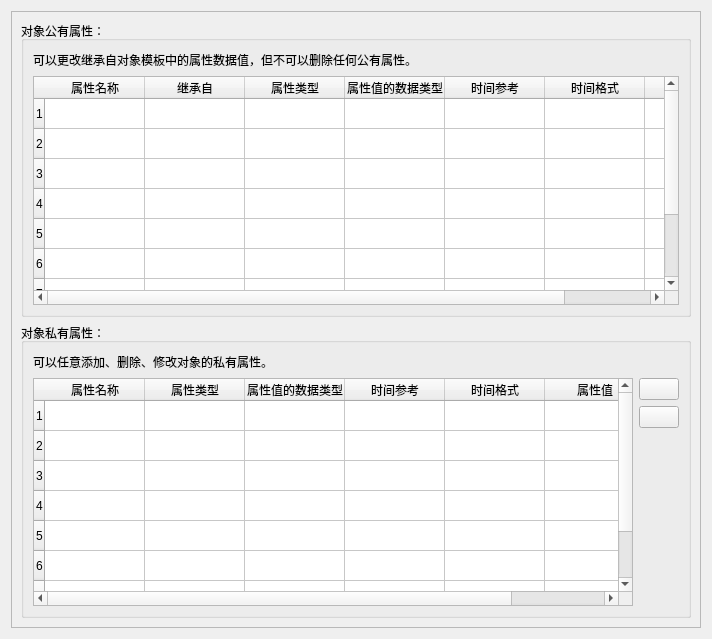
<?xml version="1.0" encoding="UTF-8"?>
<ui version="4.0">
 <class>ObjectClassAttributeWidget</class>
 <widget class="QWidget" name="ObjectClassAttributeWidget">
  <property name="geometry">
   <rect>
    <x>0</x>
    <y>0</y>
    <width>712</width>
    <height>639</height>
   </rect>
  </property>
  <property name="windowTitle">
   <string>对象类属性特征</string>
  </property>
  <layout class="QGridLayout" name="gridLayout_4">
   <item row="0" column="0">
    <widget class="QScrollArea" name="scrollArea">
     <property name="widgetResizable">
      <bool>true</bool>
     </property>
     <widget class="QWidget" name="scrollAreaWidgetContents">
      <property name="geometry">
       <rect>
        <x>0</x>
        <y>0</y>
        <width>692</width>
        <height>619</height>
       </rect>
      </property>
      <layout class="QGridLayout" name="gridLayout_3">
       <item row="0" column="0">
        <layout class="QVBoxLayout" name="verticalLayout_4">
         <item>
          <widget class="QGroupBox" name="groupBox">
           <property name="title">
            <string>对象公有属性：</string>
           </property>
           <layout class="QGridLayout" name="gridLayout">
            <item row="0" column="0">
             <layout class="QVBoxLayout" name="verticalLayout">
              <item>
               <layout class="QHBoxLayout" name="horizontalLayout">
                <item>
                 <widget class="QLabel" name="label">
                  <property name="text">
                   <string>可以更改继承自对象模板中的属性数据值，但不可以删除任何公有属性。</string>
                  </property>
                 </widget>
                </item>
                <item>
                 <spacer name="horizontalSpacer">
                  <property name="orientation">
                   <enum>Qt::Horizontal</enum>
                  </property>
                  <property name="sizeHint" stdset="0">
                   <size>
                    <width>40</width>
                    <height>20</height>
                   </size>
                  </property>
                 </spacer>
                </item>
               </layout>
              </item>
              <item>
               <widget class="QTableWidget" name="tableWidget">
                <row>
                 <property name="text">
                  <string>1</string>
                 </property>
                </row>
                <row>
                 <property name="text">
                  <string>2</string>
                 </property>
                </row>
                <row>
                 <property name="text">
                  <string>3</string>
                 </property>
                </row>
                <row>
                 <property name="text">
                  <string>4</string>
                 </property>
                </row>
                <row>
                 <property name="text">
                  <string>5</string>
                 </property>
                </row>
                <row>
                 <property name="text">
                  <string>6</string>
                 </property>
                </row>
                <row>
                 <property name="text">
                  <string>7</string>
                 </property>
                </row>
                <row>
                 <property name="text">
                  <string>8</string>
                 </property>
                </row>
                <row>
                 <property name="text">
                  <string>9</string>
                 </property>
                </row>
                <column>
                 <property name="text">
                  <string notr="true">属性名称</string>
                 </property>
                 <property name="toolTip">
                  <string notr="true"/>
                 </property>
                </column>
                <column>
                 <property name="text">
                  <string>继承自</string>
                 </property>
                </column>
                <column>
                 <property name="text">
                  <string>属性类型</string>
                 </property>
                </column>
                <column>
                 <property name="text">
                  <string>属性值的数据类型</string>
                 </property>
                </column>
                <column>
                 <property name="text">
                  <string>时间参考</string>
                 </property>
                </column>
                <column>
                 <property name="text">
                  <string>时间格式</string>
                 </property>
                </column>
                <column>
                 <property name="text">
                  <string>属性值</string>
                 </property>
                </column>
               </widget>
              </item>
             </layout>
            </item>
           </layout>
          </widget>
         </item>
         <item>
          <widget class="QGroupBox" name="groupBox_2">
           <property name="title">
            <string>对象私有属性：</string>
           </property>
           <layout class="QGridLayout" name="gridLayout_2">
            <item row="0" column="0">
             <layout class="QVBoxLayout" name="verticalLayout_3">
              <item>
               <layout class="QHBoxLayout" name="horizontalLayout_2">
                <item>
                 <widget class="QLabel" name="label_2">
                  <property name="text">
                   <string>可以任意添加、删除、修改对象的私有属性。</string>
                  </property>
                 </widget>
                </item>
                <item>
                 <spacer name="horizontalSpacer_2">
                  <property name="orientation">
                   <enum>Qt::Horizontal</enum>
                  </property>
                  <property name="sizeHint" stdset="0">
                   <size>
                    <width>40</width>
                    <height>20</height>
                   </size>
                  </property>
                 </spacer>
                </item>
               </layout>
              </item>
              <item>
               <layout class="QHBoxLayout" name="horizontalLayout_3">
                <item>
                 <widget class="QTableWidget" name="tableWidget_2">
                  <row>
                   <property name="text">
                    <string>1</string>
                   </property>
                  </row>
                  <row>
                   <property name="text">
                    <string>2</string>
                   </property>
                  </row>
                  <row>
                   <property name="text">
                    <string>3</string>
                   </property>
                  </row>
                  <row>
                   <property name="text">
                    <string>4</string>
                   </property>
                  </row>
                  <row>
                   <property name="text">
                    <string>5</string>
                   </property>
                  </row>
                  <row>
                   <property name="text">
                    <string>6</string>
                   </property>
                  </row>
                  <row>
                   <property name="text">
                    <string>8</string>
                   </property>
                  </row>
                  <row>
                   <property name="text">
                    <string>9</string>
                   </property>
                  </row>
                  <column>
                   <property name="text">
                    <string>属性名称</string>
                   </property>
                  </column>
                  <column>
                   <property name="text">
                    <string>属性类型</string>
                   </property>
                  </column>
                  <column>
                   <property name="text">
                    <string>属性值的数据类型</string>
                   </property>
                  </column>
                  <column>
                   <property name="text">
                    <string>时间参考</string>
                   </property>
                  </column>
                  <column>
                   <property name="text">
                    <string>时间格式</string>
                   </property>
                  </column>
                  <column>
                   <property name="text">
                    <string>属性值</string>
                   </property>
                  </column>
                 </widget>
                </item>
                <item>
                 <layout class="QVBoxLayout" name="verticalLayout_2">
                  <item>
                   <widget class="QPushButton" name="pushButton_3">
                    <property name="text">
                     <string/>
                    </property>
                    <property name="icon">
                     <iconset resource="../ModelingTool.qrc">
                      <normaloff>:/ModelingTool/Images/addAttribute.png</normaloff>:/ModelingTool/Images/addAttribute.png</iconset>
                    </property>
                   </widget>
                  </item>
                  <item>
                   <widget class="QPushButton" name="pushButton_4">
                    <property name="text">
                     <string/>
                    </property>
                    <property name="icon">
                     <iconset resource="../ModelingTool.qrc">
                      <normaloff>:/ModelingTool/Images/minusAttribute.png</normaloff>:/ModelingTool/Images/minusAttribute.png</iconset>
                    </property>
                   </widget>
                  </item>
                  <item>
                   <spacer name="verticalSpacer">
                    <property name="orientation">
                     <enum>Qt::Vertical</enum>
                    </property>
                    <property name="sizeHint" stdset="0">
                     <size>
                      <width>20</width>
                      <height>40</height>
                     </size>
                    </property>
                   </spacer>
                  </item>
                 </layout>
                </item>
               </layout>
              </item>
             </layout>
            </item>
           </layout>
          </widget>
         </item>
        </layout>
       </item>
      </layout>
     </widget>
    </widget>
   </item>
  </layout>
 </widget>
 <resources>
  <include location="../ModelingTool.qrc"/>
 </resources>
 <connections/>
</ui>
